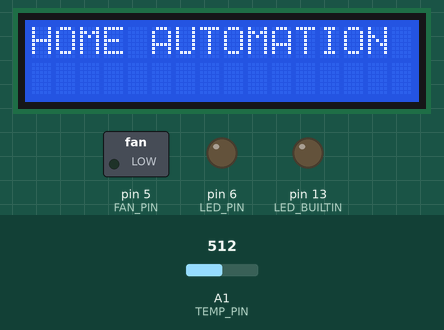
This sketch was run on a simulated Arduino Uno, built with avr-gcc and run on an emulated ATmega328P. Parts: 16×2 character LCD, switched loads named in the sketch (green lamp = pin HIGH), output pins drawn as LEDs (lit = HIGH). The inputs (shaded band) are chosen by the test bench; at power-on: A1 (TEMP_PIN) = 512. What the sketch prints to the serial monitor is not drawn.

Above: at 0.1 s.
At 60.2 s:
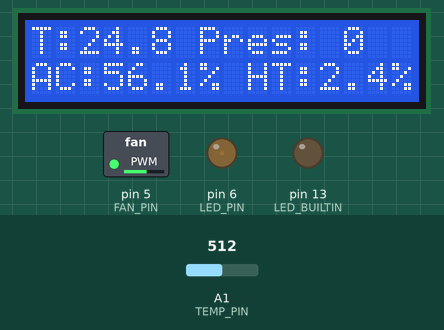
At 65.2 s:
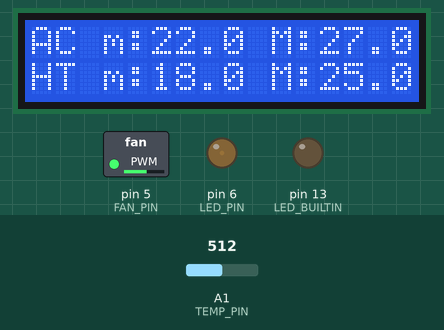
Timing chart, 0 to 66.7 s (numbered marks = the images above):
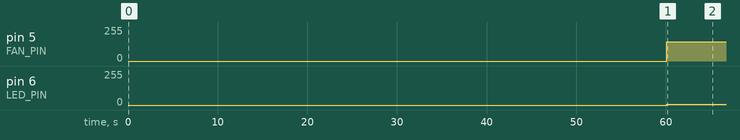

The sketch:

HOME_AUTOMATION.ino
```cpp
#include <LiquidCrystal_PCF8574.h>
#include <math.h>

float AC_MIN_TEMP = 22.0;
float AC_MAX_TEMP = 27.0;
float HT_MAX_TEMP = 25.0;
float HT_MIN_TEMP = 18.0;

#define LED_PIN 6
#define FAN_PIN 5
#define PIR_PIN 7
#define SOUND_PIN 1
#define TEMP_PIN A1

LiquidCrystal_PCF8574 lcd(0x27);
const float B = 4275.0;
const float R = 100000.0;
const float Vcc = 1023.0;
const int timeout_pir = 30000;
const int timeout_sound = 1000;
const float T0 = 298.0;

volatile int FLAG_PIR = 0;
volatile int FLAG_SOUND = 0;
volatile float no_det_time_start = 0.0;
volatile float no_det_time_stop = 0.0;
volatile float moving_timer_PIR = 0.0;
volatile float actual_sound_sens = 0.0;
volatile int sound_sens_counter = 0;
volatile int presence = 0;
float m_fan = 0.0, q_fan = 0.0;
float m_ht = 0.0, q_ht = 0.0;
float temp = 0;

void LCDsetup(){
  lcd.begin(16, 2);
  lcd.setBacklight(255);
  lcd.home();
  lcd.clear();
  lcd.print("HOME AUTOMATION v1");
}
void TEMP_SENSOR_setup(){//imposta parametri di potenza per i termostati

  m_fan = (255.0)/(AC_MAX_TEMP - AC_MIN_TEMP);
  q_fan = AC_MIN_TEMP * m_fan;
  m_ht = (-255.0)/(HT_MAX_TEMP - HT_MIN_TEMP);
  q_ht = HT_MAX_TEMP * m_ht;

}
void FAN_manager(int fan_speed)
{
  analogWrite(FAN_PIN, fan_speed);
}
void HT_manager(int ht_power)
{
  analogWrite(LED_PIN, ht_power);
}

float getTemp()//fornisce temperatura in gradi Celsius
{
    float Vsig  = analogRead(TEMP_PIN);
    float R0 = ((float)(Vcc/Vsig) - 1.0)*R;
    float T = 1.0/(log(R/R0)/B + 1/T0);
    T = T - 273.15;
  return T;
}
void PIR_detection()//ISR del PIR
{
  int value = digitalRead(PIR_PIN);
 Serial.println(value);
  if(value == 1)
  {
    FLAG_PIR = 1;
  }

}
//ISR sensore di rumore
void SOUND_detection()//punto 4
{

  int value = digitalRead(SOUND_PIN);

  if(value == 1)
  {
    sound_sens_counter++;
    if(sound_sens_counter >= 30)
    {
      FLAG_SOUND = 1;
    }

  }
  Serial.print("numero di rilevamenti sonori:");
  Serial.println(sound_sens_counter);
}
/*void SOUND_detection()//punto 9 del lab
{
  int value = digitalRead(SOUND_PIN);
  Serial.println(value);
  if(value == 1)
  {
    float diff = millis() - actual_sound_sens;
    Serial.println(value);
    Serial.println(diff);
    if(FLAG_SOUND == 0)
    {
      FLAG_SOUND = 1;
      actual_sound_sens = millis();
    }
    else if(diff <= timeout_sound)
    {
      digitalWrite(LED_BUILTIN, !digitalRead(LED_BUILTIN));
      FLAG_SOUND = 0;
    }
    else
    {
      FLAG_SOUND = 0;
    }

  }
}*/
float POWER_manager(float temperature, int flag)//
{
  int power;
  if(flag == 1)
  {
    power = m_fan*temperature - q_fan;

  }
  else
  {
    power = m_ht*temperature - q_ht;
  }

  if(power > 255)
  {
    power = 255;
  }
  if(power < 0)
  {
    power = 0;
  }
  return power;
}

void checkElapsedTime()//controlla finestra temporale
{
  no_det_time_stop = millis() - no_det_time_start;
  float diff = moving_timer_PIR - no_det_time_stop;
    Serial.print("Actual");
    Serial.println(no_det_time_stop);
    Serial.print("Target");
    Serial.println(moving_timer_PIR);
    Serial.print(FLAG_PIR);
    Serial.print(",");
    Serial.println(FLAG_SOUND);
    Serial.println(diff);
    if(diff <= 0)
    {
      moving_timer_PIR = millis() + timeout_pir;
      no_det_time_start = millis();
      if(FLAG_PIR || FLAG_SOUND)
      {
        sound_sens_counter = 0;
        FLAG_PIR = 0;
        FLAG_SOUND = 0; //aggiungere provando punto 4
        presence = 1;
      }
      else
      {
        sound_sens_counter = 0;
        presence = 0;
      }
    }

}

void printFirstPage(float temperature, float cool_speed, float ht_speed, int presence)
{
  lcd.clear();
  lcd.setCursor(0, 0);
  lcd.print("T:");
  lcd.print(temperature,1);
  lcd.print(" Pres: ");
  lcd.print(presence);
  lcd.setCursor(0, 1);
  lcd.print("                ");
  lcd.setCursor(0, 1);
  lcd.print("AC:");
  lcd.print(cool_speed, 1);
  lcd.print("% ");
  lcd.print("HT:");
  lcd.print(ht_speed, 1);
  lcd.print("%");
}
void printSecondPage()
{
  lcd.clear();
  lcd.setCursor(0, 0);
  lcd.print("AC m:");
  lcd.print(AC_MIN_TEMP, 1);
  lcd.print(" M:");
  lcd.print(AC_MAX_TEMP, 1);
  lcd.setCursor(0, 1);
  lcd.print("HT m:");
  lcd.print(HT_MIN_TEMP, 1);
  lcd.print(" M:");
  lcd.print(HT_MAX_TEMP, 1);
}
void setup() {
  LCDsetup();
  TEMP_SENSOR_setup();
  pinMode(TEMP_PIN, INPUT);
  Serial.begin(115200);
  pinMode(FAN_PIN, OUTPUT);
  pinMode(PIR_PIN, INPUT);
  pinMode(SOUND_PIN, INPUT);
  pinMode(LED_BUILTIN, OUTPUT);
  delay(60000);
  attachInterrupt(digitalPinToInterrupt(PIR_PIN), PIR_detection, RISING);
  attachInterrupt(digitalPinToInterrupt(SOUND_PIN), SOUND_detection, CHANGE);

  no_det_time_start = millis();
  moving_timer_PIR = millis() + timeout_pir;

}

void loop() {
  checkElapsedTime();
  if(presence)
  {
    AC_MIN_TEMP = 20.0;
    AC_MAX_TEMP = 25.0;
    HT_MAX_TEMP = 25.0;
    HT_MIN_TEMP = 23.0;
    if(temp != AC_MIN_TEMP)//ricalcola parametri di potenza dei termostati in caso di cambio dei set point
    {
      TEMP_SENSOR_setup();
      temp = AC_MIN_TEMP;
    }
  }
  else
  {
    AC_MIN_TEMP = 22.0;
    AC_MAX_TEMP = 27.0;
    HT_MAX_TEMP = 25.0;
    HT_MIN_TEMP = 18.0;
    if(temp != AC_MIN_TEMP)
    {
      TEMP_SENSOR_setup();
      temp = AC_MIN_TEMP;
    }

  }
  float temperature = getTemp();
  float cool_speed = POWER_manager(temperature, 1);//calcolo potenza da erogare alla ventola
  FAN_manager(cool_speed);//mando potenza alla ventola
  float ht_speed = POWER_manager(temperature, 0);//calcolo potenza da mandare al termostato
  HT_manager(ht_speed);//mando potenza al termostato
  cool_speed = cool_speed * 100 / 255;
  ht_speed = ht_speed * 100 / 255;
 // Serial.println(temperature);
  printFirstPage(temperature, cool_speed, ht_speed, presence);
  delay(5000);
  printSecondPage();
  delay(5000);
}
```

Measured:
- by itself, pin 5 (FAN_PIN): 0/255 → 143/255 at 60.1 s
- by itself, pin 6 (LED_PIN): 0/255 → 6/255 at 60.1 s
- what the display in image 1 shows lasts 5.1 s, from 60.1 s to 65.2 s
